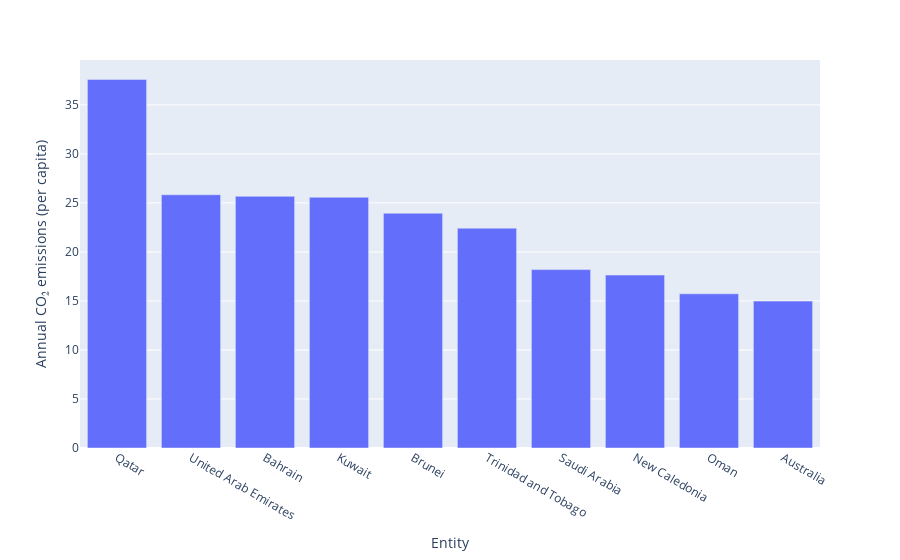

Notebook cell for this chart:
### Code cell
top_n_row = 10
df_last_year = df[df['Year']==max(df['Year'])]
df_last_year = df_last_year[~df_last_year['Code'].isna()]
df_last_year = df_last_year.sort_values('Annual CO₂ emissions (per capita)', ascending=False).reset_index(drop=True)
df_last_year.iloc[:top_n_row].to_csv('co-emissions-per-capita-last-year.csv')
# df_last_year
px.bar(df_last_year.iloc[:top_n_row], x='Entity', y='Annual CO₂ emissions (per capita)')

### Figure 1 — Plotly figure (JSON) as saved in the notebook; plotly's stock layout.template omitted (floating-point values rounded to 4 significant figures)
{"data": [{"alignmentgroup": "True", "hovertemplate": "Entity=%{x}<br>Annual CO₂ emissions (per capita)=%{y}<extra></extra>", "legendgroup": "", "marker": {"color": "#636efa", "pattern": {"shape": ""}}, "name": "", "offsetgroup": "", "orientation": "v", "showlegend": false, "textposition": "auto", "type": "bar", "x": ["Qatar", "United Arab Emirates", "Bahrain", "Kuwait", "Brunei", "Trinidad and Tobago", "Saudi Arabia", "New Caledonia", "Oman", "Australia"], "xaxis": "x", "y": [37.6, 25.83, 25.67, 25.58, 23.95, 22.42, 18.2, 17.64, 15.73, 14.99], "yaxis": "y"}], "layout": {"barmode": "relative", "legend": {"tracegroupgap": 0}, "margin": {"t": 60}, "xaxis": {"anchor": "y", "domain": [0, 1], "title": {"text": "Entity"}}, "yaxis": {"anchor": "x", "domain": [0, 1], "title": {"text": "Annual CO₂ emissions (per capita)"}}}}
